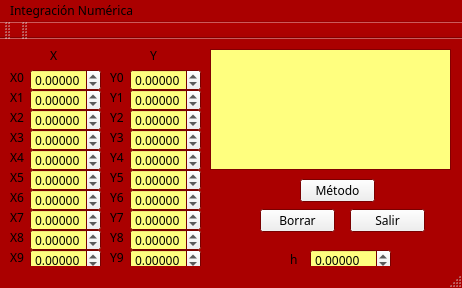
<?xml version="1.0" encoding="UTF-8"?>
<ui version="4.0">
 <class>Integracion</class>
 <widget class="QMainWindow" name="Integracion">
  <property name="geometry">
   <rect>
    <x>0</x>
    <y>0</y>
    <width>462</width>
    <height>288</height>
   </rect>
  </property>
  <property name="palette">
   <palette>
    <active>
     <colorrole role="WindowText">
      <brush brushstyle="SolidPattern">
       <color alpha="255">
        <red>0</red>
        <green>0</green>
        <blue>0</blue>
       </color>
      </brush>
     </colorrole>
     <colorrole role="Light">
      <brush brushstyle="SolidPattern">
       <color alpha="255">
        <red>0</red>
        <green>0</green>
        <blue>0</blue>
       </color>
      </brush>
     </colorrole>
     <colorrole role="BrightText">
      <brush brushstyle="SolidPattern">
       <color alpha="255">
        <red>0</red>
        <green>0</green>
        <blue>0</blue>
       </color>
      </brush>
     </colorrole>
     <colorrole role="Base">
      <brush brushstyle="SolidPattern">
       <color alpha="255">
        <red>255</red>
        <green>255</green>
        <blue>127</blue>
       </color>
      </brush>
     </colorrole>
     <colorrole role="Window">
      <brush brushstyle="SolidPattern">
       <color alpha="255">
        <red>170</red>
        <green>0</green>
        <blue>0</blue>
       </color>
      </brush>
     </colorrole>
    </active>
    <inactive>
     <colorrole role="WindowText">
      <brush brushstyle="SolidPattern">
       <color alpha="255">
        <red>0</red>
        <green>0</green>
        <blue>0</blue>
       </color>
      </brush>
     </colorrole>
     <colorrole role="Light">
      <brush brushstyle="SolidPattern">
       <color alpha="255">
        <red>0</red>
        <green>0</green>
        <blue>0</blue>
       </color>
      </brush>
     </colorrole>
     <colorrole role="BrightText">
      <brush brushstyle="SolidPattern">
       <color alpha="255">
        <red>0</red>
        <green>0</green>
        <blue>0</blue>
       </color>
      </brush>
     </colorrole>
     <colorrole role="Base">
      <brush brushstyle="SolidPattern">
       <color alpha="255">
        <red>255</red>
        <green>255</green>
        <blue>127</blue>
       </color>
      </brush>
     </colorrole>
     <colorrole role="Window">
      <brush brushstyle="SolidPattern">
       <color alpha="255">
        <red>170</red>
        <green>0</green>
        <blue>0</blue>
       </color>
      </brush>
     </colorrole>
    </inactive>
    <disabled>
     <colorrole role="WindowText">
      <brush brushstyle="SolidPattern">
       <color alpha="255">
        <red>120</red>
        <green>120</green>
        <blue>120</blue>
       </color>
      </brush>
     </colorrole>
     <colorrole role="Light">
      <brush brushstyle="SolidPattern">
       <color alpha="255">
        <red>0</red>
        <green>0</green>
        <blue>0</blue>
       </color>
      </brush>
     </colorrole>
     <colorrole role="BrightText">
      <brush brushstyle="SolidPattern">
       <color alpha="255">
        <red>0</red>
        <green>0</green>
        <blue>0</blue>
       </color>
      </brush>
     </colorrole>
     <colorrole role="Base">
      <brush brushstyle="SolidPattern">
       <color alpha="255">
        <red>170</red>
        <green>0</green>
        <blue>0</blue>
       </color>
      </brush>
     </colorrole>
     <colorrole role="Window">
      <brush brushstyle="SolidPattern">
       <color alpha="255">
        <red>170</red>
        <green>0</green>
        <blue>0</blue>
       </color>
      </brush>
     </colorrole>
    </disabled>
   </palette>
  </property>
  <property name="font">
   <font>
    <family>MV Boli</family>
   </font>
  </property>
  <property name="cursor">
   <cursorShape>IBeamCursor</cursorShape>
  </property>
  <property name="windowTitle">
   <string>Integracion</string>
  </property>
  <widget class="QWidget" name="centralWidget">
   <widget class="QDoubleSpinBox" name="X6">
    <property name="geometry">
     <rect>
      <x>30</x>
      <y>150</y>
      <width>71</width>
      <height>22</height>
     </rect>
    </property>
    <property name="cursor">
     <cursorShape>IBeamCursor</cursorShape>
    </property>
    <property name="decimals">
     <number>5</number>
    </property>
    <property name="minimum">
     <double>-99.989999999999995</double>
    </property>
   </widget>
   <widget class="QDoubleSpinBox" name="Y4">
    <property name="geometry">
     <rect>
      <x>130</x>
      <y>110</y>
      <width>71</width>
      <height>22</height>
     </rect>
    </property>
    <property name="cursor">
     <cursorShape>IBeamCursor</cursorShape>
    </property>
    <property name="decimals">
     <number>5</number>
    </property>
    <property name="minimum">
     <double>-99.989999999999995</double>
    </property>
   </widget>
   <widget class="QLabel" name="label_20">
    <property name="geometry">
     <rect>
      <x>110</x>
      <y>170</y>
      <width>21</width>
      <height>16</height>
     </rect>
    </property>
    <property name="text">
     <string>Y7</string>
    </property>
   </widget>
   <widget class="QDoubleSpinBox" name="X4">
    <property name="geometry">
     <rect>
      <x>30</x>
      <y>110</y>
      <width>71</width>
      <height>22</height>
     </rect>
    </property>
    <property name="cursor">
     <cursorShape>IBeamCursor</cursorShape>
    </property>
    <property name="decimals">
     <number>5</number>
    </property>
    <property name="minimum">
     <double>-99.989999999999995</double>
    </property>
   </widget>
   <widget class="QLabel" name="label_10">
    <property name="geometry">
     <rect>
      <x>10</x>
      <y>150</y>
      <width>21</width>
      <height>16</height>
     </rect>
    </property>
    <property name="text">
     <string>X6</string>
    </property>
   </widget>
   <widget class="QDoubleSpinBox" name="Y9">
    <property name="geometry">
     <rect>
      <x>130</x>
      <y>210</y>
      <width>71</width>
      <height>22</height>
     </rect>
    </property>
    <property name="cursor">
     <cursorShape>IBeamCursor</cursorShape>
    </property>
    <property name="decimals">
     <number>5</number>
    </property>
    <property name="minimum">
     <double>-99.989999999999995</double>
    </property>
   </widget>
   <widget class="QLabel" name="label">
    <property name="geometry">
     <rect>
      <x>50</x>
      <y>10</y>
      <width>47</width>
      <height>13</height>
     </rect>
    </property>
    <property name="text">
     <string>X</string>
    </property>
   </widget>
   <widget class="QLabel" name="label_18">
    <property name="geometry">
     <rect>
      <x>110</x>
      <y>90</y>
      <width>21</width>
      <height>16</height>
     </rect>
    </property>
    <property name="text">
     <string>Y3</string>
    </property>
   </widget>
   <widget class="QLabel" name="label_26">
    <property name="geometry">
     <rect>
      <x>10</x>
      <y>30</y>
      <width>21</width>
      <height>16</height>
     </rect>
    </property>
    <property name="text">
     <string>X0</string>
    </property>
   </widget>
   <widget class="QLabel" name="label_3">
    <property name="geometry">
     <rect>
      <x>290</x>
      <y>210</y>
      <width>41</width>
      <height>21</height>
     </rect>
    </property>
    <property name="text">
     <string>h</string>
    </property>
   </widget>
   <widget class="QDoubleSpinBox" name="Y3">
    <property name="geometry">
     <rect>
      <x>130</x>
      <y>90</y>
      <width>71</width>
      <height>22</height>
     </rect>
    </property>
    <property name="cursor">
     <cursorShape>IBeamCursor</cursorShape>
    </property>
    <property name="decimals">
     <number>5</number>
    </property>
    <property name="minimum">
     <double>-99.989999999999995</double>
    </property>
   </widget>
   <widget class="QLabel" name="label_5">
    <property name="geometry">
     <rect>
      <x>10</x>
      <y>130</y>
      <width>21</width>
      <height>16</height>
     </rect>
    </property>
    <property name="text">
     <string>X5</string>
    </property>
   </widget>
   <widget class="QTextEdit" name="textEdit">
    <property name="geometry">
     <rect>
      <x>210</x>
      <y>10</y>
      <width>241</width>
      <height>121</height>
     </rect>
    </property>
   </widget>
   <widget class="QDoubleSpinBox" name="Y2">
    <property name="geometry">
     <rect>
      <x>130</x>
      <y>70</y>
      <width>71</width>
      <height>22</height>
     </rect>
    </property>
    <property name="cursor">
     <cursorShape>IBeamCursor</cursorShape>
    </property>
    <property name="decimals">
     <number>5</number>
    </property>
    <property name="minimum">
     <double>-99.989999999999995</double>
    </property>
   </widget>
   <widget class="QLabel" name="label_19">
    <property name="geometry">
     <rect>
      <x>110</x>
      <y>190</y>
      <width>21</width>
      <height>16</height>
     </rect>
    </property>
    <property name="text">
     <string>Y8</string>
    </property>
   </widget>
   <widget class="QPushButton" name="borrar">
    <property name="geometry">
     <rect>
      <x>260</x>
      <y>170</y>
      <width>75</width>
      <height>23</height>
     </rect>
    </property>
    <property name="text">
     <string>Borrar</string>
    </property>
   </widget>
   <widget class="QDoubleSpinBox" name="X8">
    <property name="geometry">
     <rect>
      <x>30</x>
      <y>190</y>
      <width>71</width>
      <height>22</height>
     </rect>
    </property>
    <property name="cursor">
     <cursorShape>IBeamCursor</cursorShape>
    </property>
    <property name="decimals">
     <number>5</number>
    </property>
    <property name="minimum">
     <double>-99.989999999999995</double>
    </property>
   </widget>
   <widget class="QLabel" name="label_7">
    <property name="geometry">
     <rect>
      <x>10</x>
      <y>90</y>
      <width>21</width>
      <height>16</height>
     </rect>
    </property>
    <property name="text">
     <string>X3</string>
    </property>
   </widget>
   <widget class="QLabel" name="label_11">
    <property name="geometry">
     <rect>
      <x>10</x>
      <y>170</y>
      <width>21</width>
      <height>16</height>
     </rect>
    </property>
    <property name="text">
     <string>X7</string>
    </property>
   </widget>
   <widget class="QDoubleSpinBox" name="X2">
    <property name="geometry">
     <rect>
      <x>30</x>
      <y>70</y>
      <width>71</width>
      <height>22</height>
     </rect>
    </property>
    <property name="cursor">
     <cursorShape>IBeamCursor</cursorShape>
    </property>
    <property name="decimals">
     <number>5</number>
    </property>
    <property name="minimum">
     <double>-99.989999999999995</double>
    </property>
   </widget>
   <widget class="QLabel" name="label_17">
    <property name="geometry">
     <rect>
      <x>110</x>
      <y>150</y>
      <width>21</width>
      <height>16</height>
     </rect>
    </property>
    <property name="text">
     <string>Y6</string>
    </property>
   </widget>
   <widget class="QDoubleSpinBox" name="Y8">
    <property name="geometry">
     <rect>
      <x>130</x>
      <y>190</y>
      <width>71</width>
      <height>22</height>
     </rect>
    </property>
    <property name="cursor">
     <cursorShape>IBeamCursor</cursorShape>
    </property>
    <property name="decimals">
     <number>5</number>
    </property>
    <property name="minimum">
     <double>-99.989999999999995</double>
    </property>
   </widget>
   <widget class="QDoubleSpinBox" name="X5">
    <property name="geometry">
     <rect>
      <x>30</x>
      <y>130</y>
      <width>71</width>
      <height>22</height>
     </rect>
    </property>
    <property name="cursor">
     <cursorShape>IBeamCursor</cursorShape>
    </property>
    <property name="decimals">
     <number>5</number>
    </property>
    <property name="minimum">
     <double>-99.989999999999995</double>
    </property>
   </widget>
   <widget class="QDoubleSpinBox" name="Y1">
    <property name="geometry">
     <rect>
      <x>130</x>
      <y>50</y>
      <width>71</width>
      <height>22</height>
     </rect>
    </property>
    <property name="cursor">
     <cursorShape>IBeamCursor</cursorShape>
    </property>
    <property name="decimals">
     <number>5</number>
    </property>
    <property name="minimum">
     <double>-99.989999999999995</double>
    </property>
   </widget>
   <widget class="QLabel" name="label_12">
    <property name="geometry">
     <rect>
      <x>10</x>
      <y>190</y>
      <width>21</width>
      <height>16</height>
     </rect>
    </property>
    <property name="text">
     <string>X8</string>
    </property>
   </widget>
   <widget class="QLabel" name="label_2">
    <property name="geometry">
     <rect>
      <x>150</x>
      <y>10</y>
      <width>47</width>
      <height>13</height>
     </rect>
    </property>
    <property name="text">
     <string>Y</string>
    </property>
   </widget>
   <widget class="QLabel" name="label_14">
    <property name="geometry">
     <rect>
      <x>110</x>
      <y>110</y>
      <width>21</width>
      <height>16</height>
     </rect>
    </property>
    <property name="text">
     <string>Y4</string>
    </property>
   </widget>
   <widget class="QDoubleSpinBox" name="Y0">
    <property name="geometry">
     <rect>
      <x>130</x>
      <y>30</y>
      <width>71</width>
      <height>22</height>
     </rect>
    </property>
    <property name="cursor">
     <cursorShape>IBeamCursor</cursorShape>
    </property>
    <property name="decimals">
     <number>5</number>
    </property>
    <property name="minimum">
     <double>-99.989999999999995</double>
    </property>
   </widget>
   <widget class="QLabel" name="label_15">
    <property name="geometry">
     <rect>
      <x>110</x>
      <y>50</y>
      <width>21</width>
      <height>16</height>
     </rect>
    </property>
    <property name="text">
     <string>Y1</string>
    </property>
   </widget>
   <widget class="QDoubleSpinBox" name="X7">
    <property name="geometry">
     <rect>
      <x>30</x>
      <y>170</y>
      <width>71</width>
      <height>22</height>
     </rect>
    </property>
    <property name="cursor">
     <cursorShape>IBeamCursor</cursorShape>
    </property>
    <property name="decimals">
     <number>5</number>
    </property>
    <property name="minimum">
     <double>-99.989999999999995</double>
    </property>
   </widget>
   <widget class="QLabel" name="label_9">
    <property name="geometry">
     <rect>
      <x>10</x>
      <y>50</y>
      <width>21</width>
      <height>16</height>
     </rect>
    </property>
    <property name="text">
     <string>X1</string>
    </property>
   </widget>
   <widget class="QDoubleSpinBox" name="X1_2">
    <property name="geometry">
     <rect>
      <x>30</x>
      <y>30</y>
      <width>71</width>
      <height>22</height>
     </rect>
    </property>
    <property name="cursor">
     <cursorShape>IBeamCursor</cursorShape>
    </property>
    <property name="decimals">
     <number>5</number>
    </property>
    <property name="minimum">
     <double>-99.989999999999995</double>
    </property>
   </widget>
   <widget class="QLabel" name="label_16">
    <property name="geometry">
     <rect>
      <x>110</x>
      <y>70</y>
      <width>21</width>
      <height>16</height>
     </rect>
    </property>
    <property name="text">
     <string>Y2</string>
    </property>
   </widget>
   <widget class="QLabel" name="label_21">
    <property name="geometry">
     <rect>
      <x>110</x>
      <y>130</y>
      <width>21</width>
      <height>16</height>
     </rect>
    </property>
    <property name="text">
     <string>Y5</string>
    </property>
   </widget>
   <widget class="QDoubleSpinBox" name="Y5">
    <property name="geometry">
     <rect>
      <x>130</x>
      <y>130</y>
      <width>71</width>
      <height>22</height>
     </rect>
    </property>
    <property name="cursor">
     <cursorShape>IBeamCursor</cursorShape>
    </property>
    <property name="decimals">
     <number>5</number>
    </property>
    <property name="minimum">
     <double>-99.989999999999995</double>
    </property>
   </widget>
   <widget class="QDoubleSpinBox" name="X1">
    <property name="geometry">
     <rect>
      <x>30</x>
      <y>50</y>
      <width>71</width>
      <height>22</height>
     </rect>
    </property>
    <property name="cursor">
     <cursorShape>IBeamCursor</cursorShape>
    </property>
    <property name="decimals">
     <number>5</number>
    </property>
    <property name="minimum">
     <double>-99.989999999999995</double>
    </property>
   </widget>
   <widget class="QPushButton" name="salir">
    <property name="geometry">
     <rect>
      <x>350</x>
      <y>170</y>
      <width>75</width>
      <height>23</height>
     </rect>
    </property>
    <property name="text">
     <string>Salir</string>
    </property>
   </widget>
   <widget class="QLabel" name="label_6">
    <property name="geometry">
     <rect>
      <x>10</x>
      <y>110</y>
      <width>21</width>
      <height>16</height>
     </rect>
    </property>
    <property name="text">
     <string>X4</string>
    </property>
   </widget>
   <widget class="QDoubleSpinBox" name="X9">
    <property name="geometry">
     <rect>
      <x>30</x>
      <y>210</y>
      <width>71</width>
      <height>22</height>
     </rect>
    </property>
    <property name="cursor">
     <cursorShape>IBeamCursor</cursorShape>
    </property>
    <property name="decimals">
     <number>5</number>
    </property>
    <property name="minimum">
     <double>-99.989999999999995</double>
    </property>
   </widget>
   <widget class="QDoubleSpinBox" name="Y6">
    <property name="geometry">
     <rect>
      <x>130</x>
      <y>150</y>
      <width>71</width>
      <height>22</height>
     </rect>
    </property>
    <property name="cursor">
     <cursorShape>IBeamCursor</cursorShape>
    </property>
    <property name="decimals">
     <number>5</number>
    </property>
    <property name="minimum">
     <double>-99.989999999999995</double>
    </property>
   </widget>
   <widget class="QPushButton" name="metodo">
    <property name="geometry">
     <rect>
      <x>300</x>
      <y>140</y>
      <width>75</width>
      <height>23</height>
     </rect>
    </property>
    <property name="text">
     <string>Método</string>
    </property>
   </widget>
   <widget class="QDoubleSpinBox" name="h">
    <property name="geometry">
     <rect>
      <x>310</x>
      <y>210</y>
      <width>81</width>
      <height>22</height>
     </rect>
    </property>
    <property name="decimals">
     <number>5</number>
    </property>
    <property name="minimum">
     <double>-99.989999999999995</double>
    </property>
   </widget>
   <widget class="QLabel" name="label_22">
    <property name="geometry">
     <rect>
      <x>110</x>
      <y>210</y>
      <width>21</width>
      <height>16</height>
     </rect>
    </property>
    <property name="text">
     <string>Y9</string>
    </property>
   </widget>
   <widget class="QDoubleSpinBox" name="X3">
    <property name="geometry">
     <rect>
      <x>30</x>
      <y>90</y>
      <width>71</width>
      <height>22</height>
     </rect>
    </property>
    <property name="cursor">
     <cursorShape>IBeamCursor</cursorShape>
    </property>
    <property name="decimals">
     <number>5</number>
    </property>
    <property name="minimum">
     <double>-99.989999999999995</double>
    </property>
   </widget>
   <widget class="QLabel" name="label_8">
    <property name="geometry">
     <rect>
      <x>10</x>
      <y>70</y>
      <width>21</width>
      <height>16</height>
     </rect>
    </property>
    <property name="text">
     <string>X2</string>
    </property>
   </widget>
   <widget class="QLabel" name="label_25">
    <property name="geometry">
     <rect>
      <x>110</x>
      <y>30</y>
      <width>21</width>
      <height>16</height>
     </rect>
    </property>
    <property name="text">
     <string>Y0</string>
    </property>
   </widget>
   <widget class="QDoubleSpinBox" name="Y7">
    <property name="geometry">
     <rect>
      <x>130</x>
      <y>170</y>
      <width>71</width>
      <height>22</height>
     </rect>
    </property>
    <property name="cursor">
     <cursorShape>IBeamCursor</cursorShape>
    </property>
    <property name="decimals">
     <number>5</number>
    </property>
    <property name="minimum">
     <double>-99.989999999999995</double>
    </property>
   </widget>
   <widget class="QLabel" name="label_13">
    <property name="geometry">
     <rect>
      <x>10</x>
      <y>210</y>
      <width>21</width>
      <height>16</height>
     </rect>
    </property>
    <property name="text">
     <string>X9</string>
    </property>
   </widget>
  </widget>
  <widget class="QMenuBar" name="menuBar">
   <property name="geometry">
    <rect>
     <x>0</x>
     <y>0</y>
     <width>462</width>
     <height>21</height>
    </rect>
   </property>
   <widget class="QMenu" name="menuIntegraci_n_Num_rica">
    <property name="title">
     <string>Integración Numérica</string>
    </property>
   </widget>
   <addaction name="menuIntegraci_n_Num_rica"/>
  </widget>
  <widget class="QToolBar" name="mainToolBar">
   <attribute name="toolBarArea">
    <enum>TopToolBarArea</enum>
   </attribute>
   <attribute name="toolBarBreak">
    <bool>false</bool>
   </attribute>
  </widget>
  <widget class="QStatusBar" name="statusBar"/>
  <widget class="QToolBar" name="toolBar">
   <property name="windowTitle">
    <string>toolBar</string>
   </property>
   <attribute name="toolBarArea">
    <enum>TopToolBarArea</enum>
   </attribute>
   <attribute name="toolBarBreak">
    <bool>false</bool>
   </attribute>
  </widget>
 </widget>
 <layoutdefault spacing="6" margin="11"/>
 <resources/>
 <connections/>
</ui>
